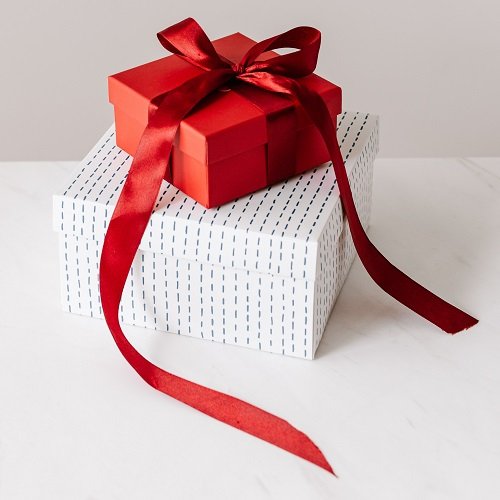
#> input picture pic/gift500x500.jpg, 500 x 500 px
$ jupyter execute --allow-errors exercise5.ipynb
#> lines starting #> are read from the running program, lines starting #| are printed output that depends on the picture
[cell 1]
import cv2 as cv
import numpy as np
import matplotlib.pyplot as plt

[cell 2]
def show(img):
    if img.ndim == 2:
        plt.imshow(img, cmap='gray')
    else:
        img = cv.cvtColor(img, cv.COLOR_BGR2RGB)
        plt.imshow(img)
    plt.show()

## 1.1 Premitt算子

[cell 3]
img = cv.imread('pic/gift500x500.jpg', 0)
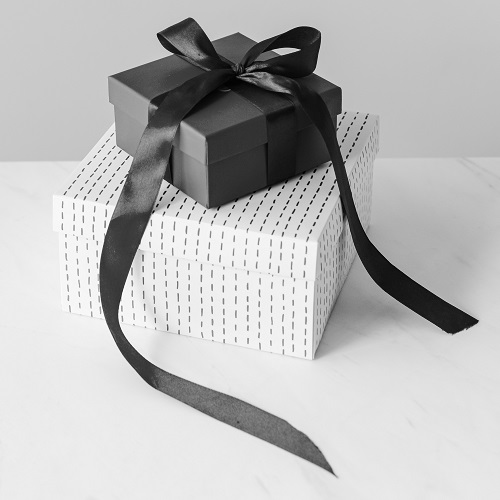
#> img: shape (500, 500); min 0, max 255, mean 186.2
show(img)

[cell 4]
kx = np.array([[-1, 0, 1], [-1, 0, 1], [-1, 0, 1]], dtype=np.float32)
ky = np.array([[-1, -1, -1], [0, 0, 0], [1, 1, 1]], dtype=np.float32)

imgX = cv.filter2D(img, cv.CV_64F, kx)
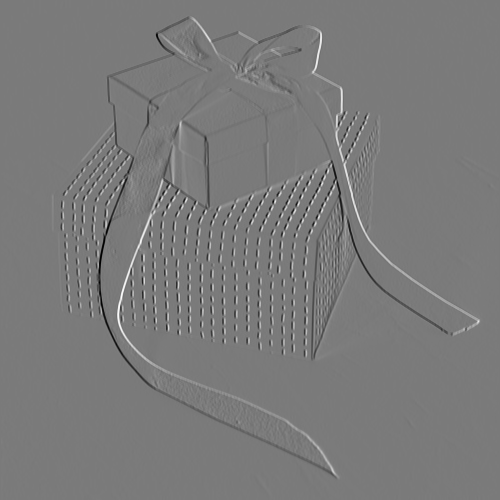
#> imgX: shape (500, 500) float64; min -587, max 632, mean -0.2; drawn with min black and max white
imgY = cv.filter2D(img, cv.CV_64F, ky)
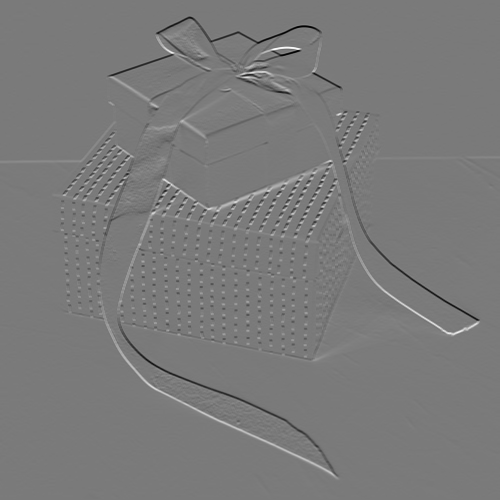
#> imgY: shape (500, 500) float64; min -562, max 607, mean 0.4; drawn with min black and max white

imgXY = np.sqrt(imgX**2 + imgY**2)
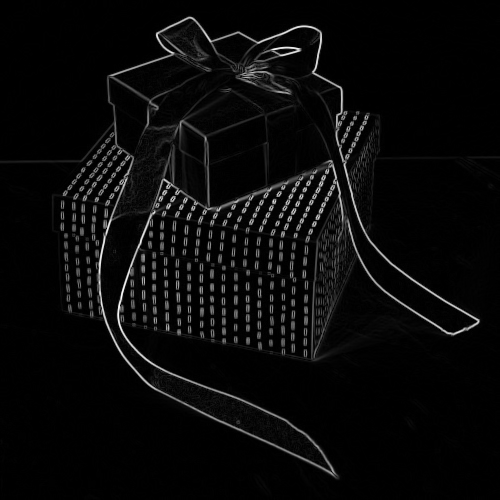
#> imgXY: shape (500, 500) float64; min 0, max 633.9, mean 24.9; drawn with min black and max white
imgXY2 = np.abs(imgX) + np.abs(imgY)

[cell 5]
show(np.hstack([imgXY.clip(0,255), imgXY2.clip(0, 255)]))

## 1.2 Roberts算子

[cell 6]
kx = np.array([[-1, 0], [0, 1]], dtype=np.float32)
ky = np.array([[0, -1], [1, 0]], dtype=np.float32)

imgX = cv.filter2D(img, cv.CV_64F, kx)
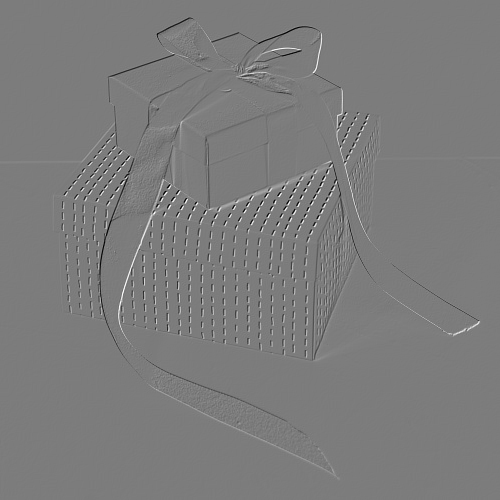
#> imgX: shape (500, 500) float64; min -207, max 217, mean 0; drawn with min black and max white
imgY = cv.filter2D(img, cv.CV_64F, ky)
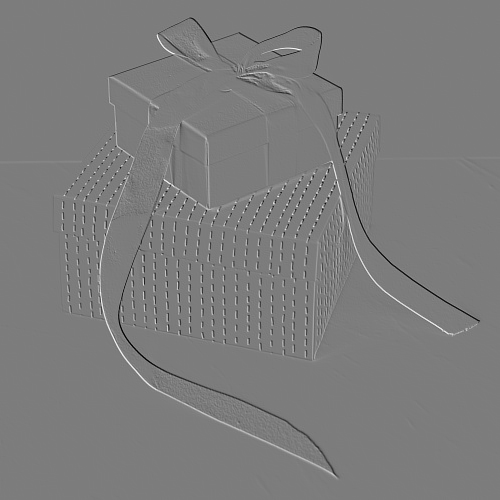
#> imgY: shape (500, 500) float64; min -206, max 215, mean 0.1; drawn with min black and max white

imgXY = np.sqrt(imgX**2 + imgY**2)
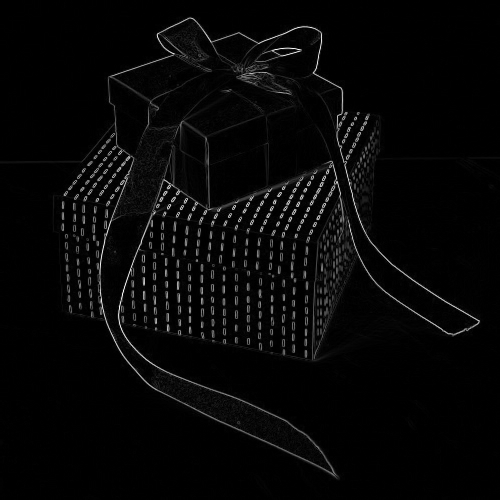
#> imgXY: shape (500, 500) float64; min 0, max 279.8, mean 8; drawn with min black and max white
imgXY2 = np.abs(imgX) + np.abs(imgY)

[cell 7]
show(np.hstack([imgXY.clip(0,255), imgXY2.clip(0, 255)]))
#> in show (call 3), `plt.show()`:
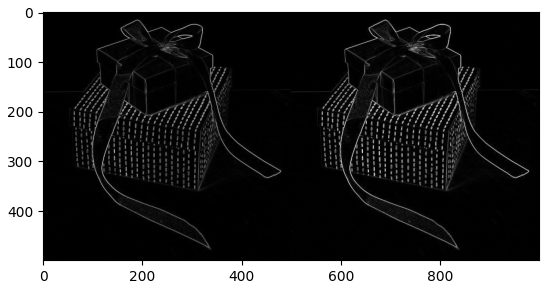
#> figure drawn by matplotlib, 1 panel

## 2.1 Sobel-Feldman算子

[cell 8]
img = cv.imread('pic/bookshelf500x333.jpg', 0)
#> (the rest of this cell did not finish here and is left out)

#> (a cell that did not finish here is left out)

[cell 10]
show(imgXY.clip(0, 255))
#> in show (call 5), `plt.show()`:
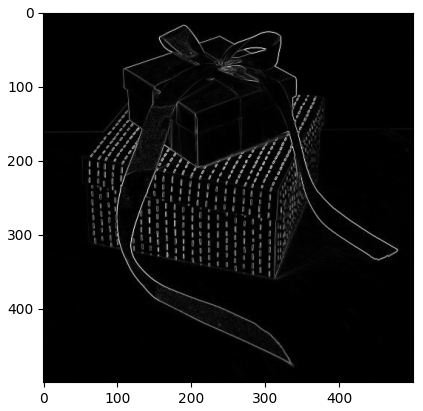
#> figure drawn by matplotlib, 1 panel

## 2.2 Scharr算子

#> (a cell that did not finish here is left out)

[cell 12]
show(np.hstack([np.abs(imgX), np.abs(imgY), imgXY]))
#> in show (call 6), `plt.show()`:
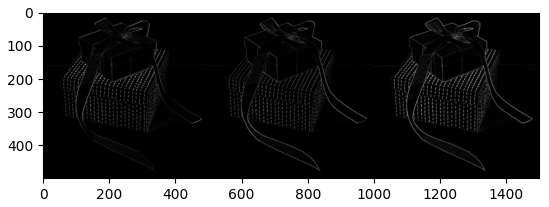
#> figure drawn by matplotlib, 1 panel
